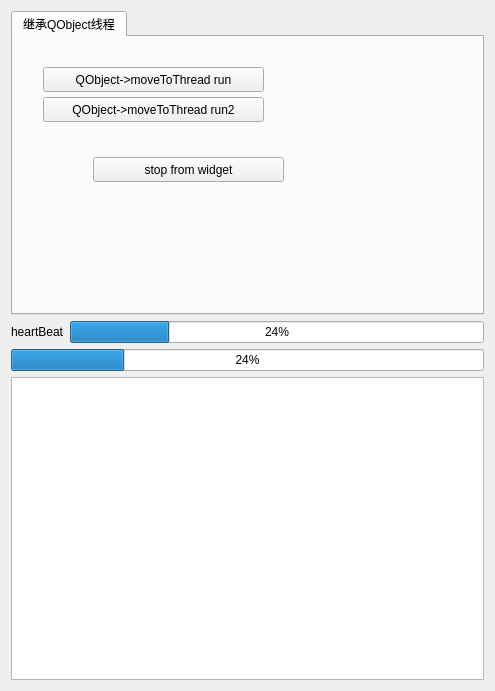
<?xml version="1.0" encoding="UTF-8"?>
<ui version="4.0">
 <class>Widget</class>
 <widget class="QWidget" name="Widget">
  <property name="geometry">
   <rect>
    <x>0</x>
    <y>0</y>
    <width>495</width>
    <height>691</height>
   </rect>
  </property>
  <property name="windowTitle">
   <string>Widget</string>
  </property>
  <layout class="QVBoxLayout" name="verticalLayout">
   <item>
    <widget class="QTabWidget" name="tabWidget">
     <property name="minimumSize">
      <size>
       <width>0</width>
       <height>300</height>
      </size>
     </property>
     <property name="currentIndex">
      <number>0</number>
     </property>
     <widget class="QWidget" name="tab_2">
      <attribute name="title">
       <string>继承QObject线程</string>
      </attribute>
      <widget class="QPushButton" name="pushButton_qobjectStart">
       <property name="geometry">
        <rect>
         <x>30</x>
         <y>30</y>
         <width>221</width>
         <height>25</height>
        </rect>
       </property>
       <property name="text">
        <string>QObject-&gt;moveToThread run</string>
       </property>
      </widget>
      <widget class="QPushButton" name="pushButton_qobjectStop">
       <property name="geometry">
        <rect>
         <x>80</x>
         <y>120</y>
         <width>191</width>
         <height>25</height>
        </rect>
       </property>
       <property name="text">
        <string>stop from widget</string>
       </property>
      </widget>
      <widget class="QPushButton" name="pushButton_qobjectStart_2">
       <property name="geometry">
        <rect>
         <x>30</x>
         <y>60</y>
         <width>221</width>
         <height>25</height>
        </rect>
       </property>
       <property name="text">
        <string>QObject-&gt;moveToThread run2</string>
       </property>
      </widget>
     </widget>
    </widget>
   </item>
   <item>
    <layout class="QHBoxLayout" name="horizontalLayout">
     <item>
      <widget class="QLabel" name="label">
       <property name="text">
        <string>heartBeat</string>
       </property>
      </widget>
     </item>
     <item>
      <widget class="QProgressBar" name="progressBar_heart">
       <property name="value">
        <number>24</number>
       </property>
      </widget>
     </item>
    </layout>
   </item>
   <item>
    <widget class="QProgressBar" name="progressBar">
     <property name="value">
      <number>24</number>
     </property>
    </widget>
   </item>
   <item>
    <widget class="QTextBrowser" name="textBrowser">
     <property name="minimumSize">
      <size>
       <width>0</width>
       <height>300</height>
      </size>
     </property>
    </widget>
   </item>
  </layout>
 </widget>
 <layoutdefault spacing="6" margin="11"/>
 <resources/>
 <connections/>
</ui>
